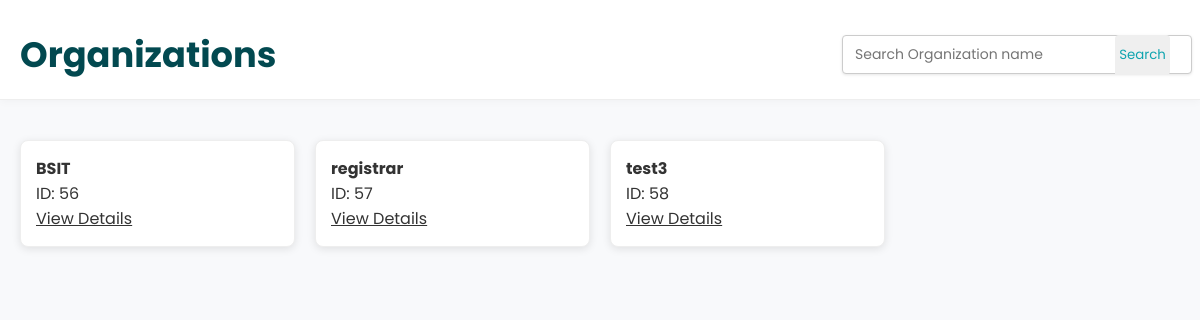
The page /orglist.php on the database its author committed.
### tables this page shows
CREATE TABLE `organizations` (
  `org_id` int(11) NOT NULL,
  `org_name` varchar(100) NOT NULL,
  `created_at` timestamp NOT NULL DEFAULT current_timestamp()
);

### orglist.php (the view, shortened to what this page needs)
<?php
function connectDB() {
    $host = 'localhost';
    $dbname = 'db_compliance_audit';
    $username = 'root';
    $password = '';
    try {
        $pdo = new PDO("mysql:host=$host;dbname=$dbname", $username, $password);
        $pdo->setAttribute(PDO::ATTR_ERRMODE, PDO::ERRMODE_EXCEPTION);
        $pdo->setAttribute(PDO::ATTR_DEFAULT_FETCH_MODE, PDO::FETCH_ASSOC);
        return $pdo;
    } catch (PDOException $e) {
        die("Connection failed: " . $e->getMessage());
    }
}
$pdo = connectDB();
$filter_name = isset($_GET['org_name']) ? $_GET['org_name'] : '';
$query = "SELECT * FROM organizations WHERE 1=1";
$params = [];
$query .= " ORDER BY org_name ASC";
$stmt = $pdo->prepare($query);
$stmt->execute($params);
$organizations = $stmt->fetchAll();
?>
<!DOCTYPE html>
<html lang="en">
<head>
    <link rel="stylesheet" href="css/orglistog.css">
</head>
<body>
    <div class="container">
    <form method="get">
        <div class="page-header">
            <div class="box123">
                <h1>Organizations</h1>
                    <div class="filter-row">
                        <div>
                            <input type="text" id="org_name" name="org_name" class="filter-control"
                                value="<?php echo htmlspecialchars($filter_name); ?>" placeholder="Search Organization name">
                        </div>
                        <button type="submit" class="btn btn-primary" style="color: #0FA4AF; border:none;height:40px; width: 70px; margin-left:40px; border-radius:4px 4px 4px 0px ;">
                            Search
                        </button>
                    </div>
            </div>
        </div>
    </form>
    </div>
        <?php if (empty($organizations)): ?>
            <div class="no-orgs">
                <p>No organizations found matching your criteria. Please try different filters or add a new organization.</p>
            </div>
        <?php else: ?>
            <div class="org-grid">
                <?php foreach ($organizations as $org): ?>
                    <div class="org-card">
                        <div class="org-name">
                            <?php echo htmlspecialchars($org['org_name']); ?>
                        </div>
                        <div class="org-details">
                            <p>ID: <?php echo $org['org_id']; ?></p>
                        </div>
                        <div class="org-actions">
                            <a href="organization2.php?org_id=<?php echo $org['org_id']; ?>" class="view-btn">
                                <i class="fas fa-eye"></i> View Details
                            </a>
                        </div>
                    </div>
                <?php endforeach; ?>
            </div>
        <?php endif; ?>
</body>
</html>

### css/orglistog.css (style rules this page uses)
html, body { height: 100%; margin: 0; padding: 0; }
* { box-sizing: border-box; font-family: "Poppins", sans-serif; margin: 0; padding: 0; color: #333; }
body { background-color: #f8f9fb; padding-bottom: 80px; }
.page-header h1 { color: #024950; font-weight: bold; font-size: 2.2rem; margin: 0; }
.page-header { position: fixed; top: 0; left: 0; width: 100%; z-index: 1000; background: #fff; border-bottom: 1px solid #eee; padding: 20px 20PX 10px 20px; box-shadow: 0 2px 8px rgba(0,0,0,0.03); height: 100px; display: flex; align-items: center; justify-content: left; font-weight: bold; }
.box123 { width: 100%; height: auto; display: flex; justify-content: space-between; align-items: center; }
.filter-row { display: flex; justify-content: space-between; align-items: center; width: 30%; height: auto; margin-top: 10px; margin-bottom: 10px; padding: 10px; }
.filter-control { width: 150%; padding: 8px 12px; border: 1px solid #ccc; border-radius: 4px; font-size: 14px; box-shadow: 0 1px 3px rgba(0,0,0,0.1); transition: border-color 0.2s; }
.org-grid { display: grid; grid-template-columns: repeat(4, 1fr); gap: 20px; margin-top: 120px; padding: 20px; }
.org-card { background: #fff; border: 1px solid #eee; border-radius: 8px; padding: 15px; box-shadow: 0 2px 8px rgba(0,0,0,0.1); transition: transform 0.3s ease, box-shadow 0.3s ease; }
.org-name { font-weight: bold; }

### rows shown on the page
organizations: org_name "BSIT", org_id "56"
organizations: org_name "registrar", org_id "57"
organizations: org_name "test3", org_id "58"
